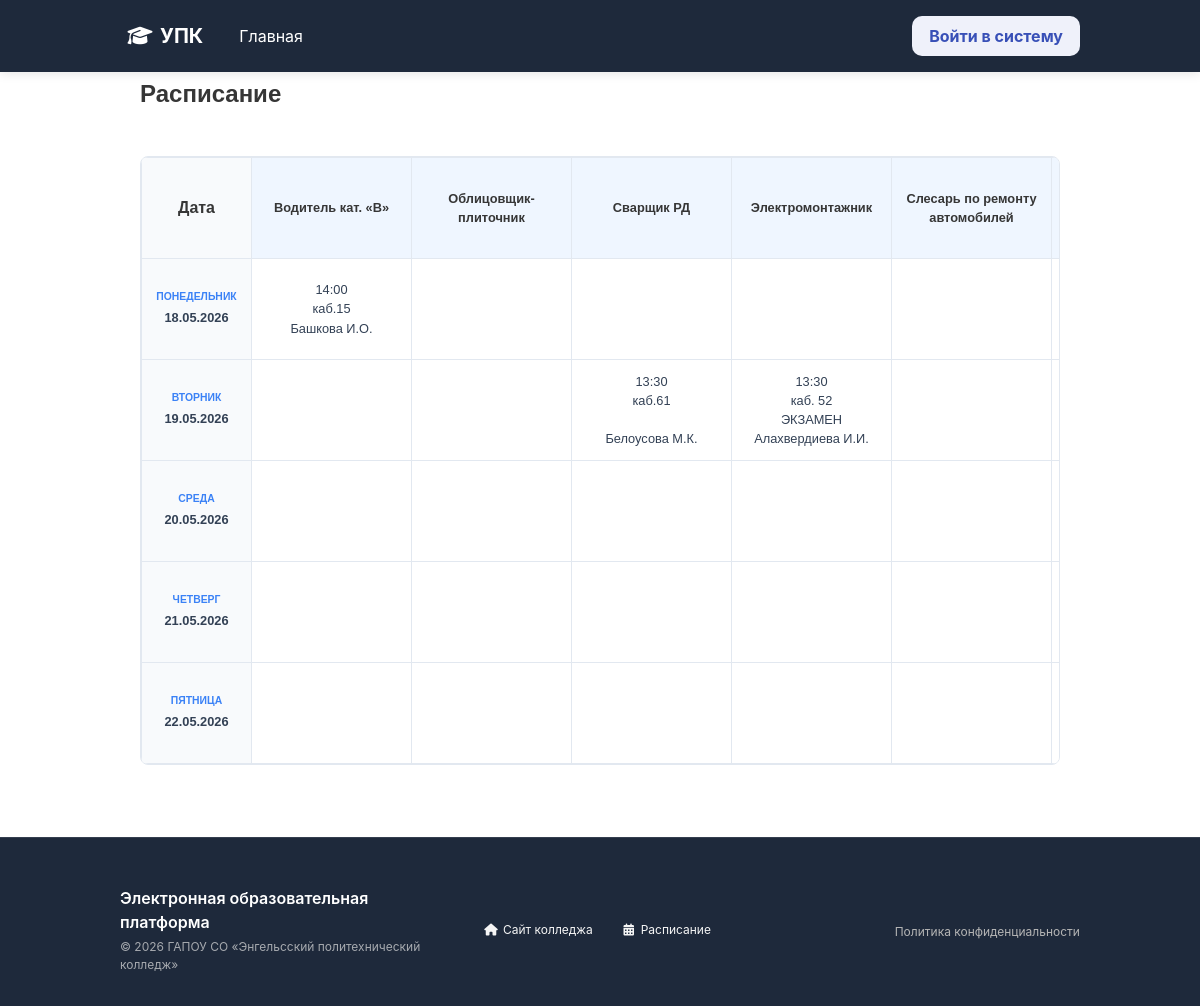
/pages/schedule.php, run on the app's committed database.
### tables this page shows
CREATE TABLE `specializations` (
  `id` int NOT NULL,
  `name` varchar(100) NOT NULL
);

### pages/schedule.php (the view, shortened to what this page needs)
<?php
require_once '../db/db.php';
$isAdmin = (isset($_SESSION['role']) && $_SESSION['role'] === 'admin');
function getDayInfo($offset) {
    $days = ['Monday' => 'ПОНЕДЕЛЬНИК', 'Tuesday' => 'ВТОРНИК', 'Wednesday' => 'СРЕДА', 'Thursday' => 'ЧЕТВЕРГ', 'Friday' => 'ПЯТНИЦА'];
    $timestamp = strtotime("monday this week +$offset days");
    return ['name' => $days[date('l', $timestamp)] ?? '', 'date' => date('d.m.Y', $timestamp)];
}
$sData = $db->query("SELECT * FROM specializations ORDER BY id ASC")->fetchAll(PDO::FETCH_ASSOC);
$schData = $db->query("SELECT * FROM schedule")->fetchAll(PDO::FETCH_ASSOC);
$matrix = [];
foreach ($schData as $r) { $matrix[$r['day_number']][$r['specialization_id']] = $r['lesson']; }
include '../includes/header.php';
?>
<div class="sch-wrapper container">
    <form method="POST" id="schForm">
        <div class="sch-top">
            <h1 class="title is-4">Расписание</h1>
        </div>
        <div class="table-scroll">
            <table class="sch-table">
                <thead>
                    <tr>
                        <th class="col-info">Дата</th>
                        <?php foreach ($sData as $spec): ?>
                            <th class="col-spec">
                                <?php if ($isAdmin): ?>
                                    <button type="button" onclick="deleteSpec(<?= $spec['id'] ?>)" class="btn-del-spec">×</button>
                                    <textarea name="specs[<?= $spec['id'] ?>]" class="edit-area spec-input"><?= htmlspecialchars($spec['name']) ?></textarea>
                                <?php else: ?>
                                    <div class="view-text" style="font-weight:700"><?= htmlspecialchars($spec['name']) ?></div>
                                <?php endif; ?>
                            </th>
                        <?php endforeach; ?>
                    </tr>
                </thead>
                <tbody>
                    <?php for ($i = 0; $i < 5; $i++): $dayNum = $i + 1; $info = getDayInfo($i); ?>
                        <tr>
                            <td class="col-info">
                                <span class="day-label"><?= $info['name'] ?></span>
                                <span class="date-label"><?= $info['date'] ?></span>
                            </td>
                            <?php foreach ($sData as $spec): $val = $matrix[$dayNum][$spec['id']] ?? ''; ?>
                                <td>
                                    <?php if ($isAdmin): ?>
                                        <textarea name="rows[<?= $dayNum ?>][cells][<?= $spec['id'] ?>]" class="edit-area lesson-input"><?= htmlspecialchars($val) ?></textarea>
                                    <?php else: ?>
                                        <div class="view-text"><?= htmlspecialchars($val) ?></div>
                                    <?php endif; ?>
                                </td>
                            <?php endforeach; ?>
                        </tr>
                    <?php endfor; ?>
                </tbody>
            </table>
        </div>
    </form>
</div>
<?php include '../includes/footer.php'; ?>

### includes/header.php (shortened to what this page needs)
<!DOCTYPE html>
<html lang="ru" class="has-navbar-fixed-top">
<head>
    <link rel="stylesheet" href="https://cdn.jsdelivr.net/npm/bulma@0.9.4/css/bulma.min.css">
    <link rel="stylesheet" href="https://cdnjs.cloudflare.com/ajax/libs/font-awesome/6.5.2/css/all.min.css">
    <link rel="stylesheet" href="/css/style.css">
</head>
<body>
    <nav class="navbar is-fixed-top" style="background: var(--primary-dark);" role="navigation" aria-label="main navigation">
        <div class="container">
            <div class="navbar-brand">
                <a class="navbar-item has-text-white is-size-5" href="/index.php" style="font-weight: 700;">
                    <span class="icon mr-2"><i class="fas fa-graduation-cap"></i></span> УПК
                </a>
            </div>
            <div id="navbarMenu" class="navbar-menu">
                <div class="navbar-start">
                    <a class="navbar-item has-text-white" href="/index.php">Главная</a>
                </div>
                <div class="navbar-end">
                    <?php if (isset($_SESSION['user_id'])): ?>
                        <?php if ($_SESSION['role'] === 'admin'): ?>
                            <a class="navbar-item has-text-white" href="/pages/admin/admin.php">Панель управления</a>
                        <?php elseif ($_SESSION['role'] === 'teacher'): ?>
                            <a class="navbar-item has-text-white" href="/pages/teacher/teacher_index.php">Кабинет</a>
                        <?php elseif ($_SESSION['role'] === 'student'): ?>
                            <a class="navbar-item has-text-white" href="/pages/student/student.php">Обучение</a>
                            <a class="navbar-item has-text-white" href="/pages/schedule.php">Расписание</a>
                        <?php endif; ?>
                        <div class="navbar-item">
                            <div class="user-badge has-text-white">
                                <span class="icon is-small"><i class="fas fa-user-circle mr-2"></i></span>
                                <?= htmlspecialchars($_SESSION['full_name'] ?? $_SESSION['login'] ?? 'Пользователь') ?>
                            </div>
                            <a class="button is-danger is-light is-small" href="/pages/logout.php">
                                <i class="fas fa-sign-out-alt"></i>
                            </a>
                        </div>
                    <?php else: ?>
                        <div class="navbar-item">
                            <a class="button is-link is-light" href="/pages/login.php">
                                <strong>Войти в систему</strong>
                            </a>
                        </div>
                    <?php endif; ?>
                </div>
            </div>
        </div>
    </nav>
    <main style="padding-top: 0.5rem; min-height: 80vh;">

### includes/footer.php (shortened to what this page needs)
</main>
<footer class="footer" style="background: var(--primary-dark); color: #e0e0e0; margin-top: auto; padding: 3rem 1.5rem 2rem; border-top: 1px solid rgba(255,255,255,0.1);">
    <div class="container">
        <div class="columns is-vcentered is-multiline">
            <div class="column is-4-tablet is-12-mobile has-text-centered-mobile">
                <p class="has-text-weight-semibold mb-1" style="color: #fff;">Электронная образовательная платформа</p>
                <p class="is-size-7" style="opacity: 0.7;">
                    © <?= date("Y") ?> ГАПОУ СО «Энгельсский политехнический колледж»
                </p>
            </div>
            <div class="column is-4-tablet is-12-mobile">
                <div class="buttons is-centered">
                    <a href="https://politehnikum-eng.ru/" target="_blank" class="button is-small is-ghost has-text-light is-clickable">
                        <span class="icon is-small"><i class="fas fa-home"></i></span>
                        <span>Сайт колледжа</span>
                    </a>
                    <a href="https://politehnikum-eng.ru/index/raspisanie_zanjatij/0-409" target="_blank" class="button is-small is-ghost has-text-light is-clickable">
                        <span class="icon is-small"><i class="fas fa-calendar-days"></i></span>
                        <span>Расписание</span>
                    </a>
                </div>
            </div>
            <div class="column is-4-tablet is-12-mobile has-text-right-tablet has-text-centered-mobile">
                <a href="/pages/privacy.php" class="is-size-7 has-text-grey-light hover-underline">
                    Политика конфиденциальности
                </a>
            </div>
        </div>
    </div>
</footer>
</body>
</html>

### css/style.css (style rules this page uses)
:root { --primary-dark:#0D1F3C; --primary-blue:#3366CC; --light-gray:#F7F7F7; --border-gray:#E0E0E0; }
main { flex: 1 0 auto; padding-top: 6.5rem; }
html, body { height: 100%; margin: 0; padding: 0; overflow-x: hidden; }
body { display: flex; flex-direction: column; min-height: 100vh; }
.navbar { background:var(--primary-dark); }
.navbar-item { color:#ffffff; }
.button.is-link { background:var(--primary-blue); }
.footer { background:var(--primary-dark); color:#ffffff; padding:20px; }
.navbar { min-height: 4.5rem; box-shadow: 0 2px 10px rgba(0,0,0,0.15); }
.navbar-brand .navbar-item { font-size: 1.5rem; padding: 0.7rem 1.5rem; font-weight: 700; }
.navbar-menu { background: var(--primary-dark) !important; }
.navbar-menu .navbar-item { color: #ffffff !important; }
.button.is-link, .button.is-success, .button.is-warning, .button.is-danger, .button.is-info { border-radius: 10px; }

### includes/header.php (style rules this page uses)
:root { --primary-blue: #3366cc; --primary-dark: #1e293b; }
.navbar { box-shadow: 0 2px 10px rgba(0, 0, 0, 0.1); }

### pages/schedule.php (style rules this page uses)
.sch-top { display: flex; justify-content: space-between; align-items: center; margin-bottom: 25px; flex-wrap: wrap; gap: 15px; }
.sch-wrapper { padding: 20px; font-family: sans-serif; color: #334155; }
.sch-top { display: flex; justify-content: space-between; align-items: center; margin-bottom: 25px; }
.table-scroll { border: 1px solid #e2e8f0; border-radius: 8px; overflow-x: auto; background: #fff; }
.sch-table { width: 100%; border-collapse: collapse; table-layout: fixed; min-width: 1500px; }
.sch-table th, .sch-table td { border: 1px solid #e2e8f0; vertical-align: middle !important; text-align: center !important; position: relative; }
.col-info { width: 110px; background: #f8fafc; }
.col-spec { width: 160px; background: #eff6ff; padding: 0 !important; }
.view-text { font-size: 0.8rem; padding: 10px; text-align: center !important; white-space: pre-line; min-height: 100px; display: flex; align-items: center; justify-content: center; }
.day-label { display: block; font-size: 0.65rem; color: #3b82f6; font-weight: 800; }
.date-label { font-size: 0.8rem; font-weight: 700; }

### includes/footer.php (style rules this page uses)
body { display: flex; flex-direction: column; min-height: 100vh; }

### data on the page
specializations: name "Водитель кат. «В»", id "14:00 каб.15 Башкова И.О."
specializations: name "Облицовщик-плиточник"
specializations: name "Сварщик РД", id "13:30 каб.61 Белоусова М.К."
specializations: name "Электромонтажник", id "13:30 каб. 52 ЭКЗАМЕН Алахвердиева И.И."
specializations: name "Слесарь по ремонту автомобилей"

### other printed values
$info['name'] "ПОНЕДЕЛЬНИК"
$info['date'] "18.05.2026"
$info['name'] "ВТОРНИК"
$info['date'] "19.05.2026"
$info['name'] "СРЕДА"
$info['date'] "20.05.2026"
$info['name'] "ЧЕТВЕРГ"
$info['date'] "21.05.2026"
$info['name'] "ПЯТНИЦА"
$info['date'] "22.05.2026"
